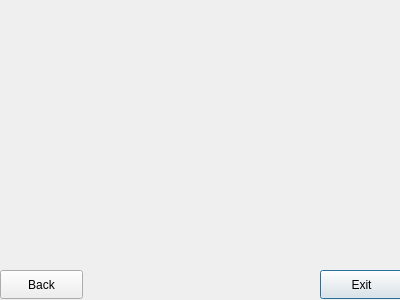
<?xml version="1.0" encoding="UTF-8"?>
<ui version="4.0">
 <class>fourthwindow</class>
 <widget class="QDialog" name="fourthwindow">
  <property name="geometry">
   <rect>
    <x>0</x>
    <y>0</y>
    <width>400</width>
    <height>300</height>
   </rect>
  </property>
  <property name="windowTitle">
   <string>Dialog</string>
  </property>
  <widget class="QPushButton" name="pushButton">
   <property name="geometry">
    <rect>
     <x>320</x>
     <y>270</y>
     <width>83</width>
     <height>29</height>
    </rect>
   </property>
   <property name="text">
    <string>Exit</string>
   </property>
  </widget>
  <widget class="QPushButton" name="pushButton_2">
   <property name="geometry">
    <rect>
     <x>0</x>
     <y>270</y>
     <width>83</width>
     <height>29</height>
    </rect>
   </property>
   <property name="text">
    <string>Back</string>
   </property>
  </widget>
 </widget>
 <resources/>
 <connections>
  <connection>
   <sender>pushButton</sender>
   <signal>clicked()</signal>
   <receiver>fourthwindow</receiver>
   <slot>close()</slot>
   <hints>
    <hint type="sourcelabel">
     <x>357</x>
     <y>276</y>
    </hint>
    <hint type="destinationlabel">
     <x>373</x>
     <y>250</y>
    </hint>
   </hints>
  </connection>
 </connections>
</ui>
